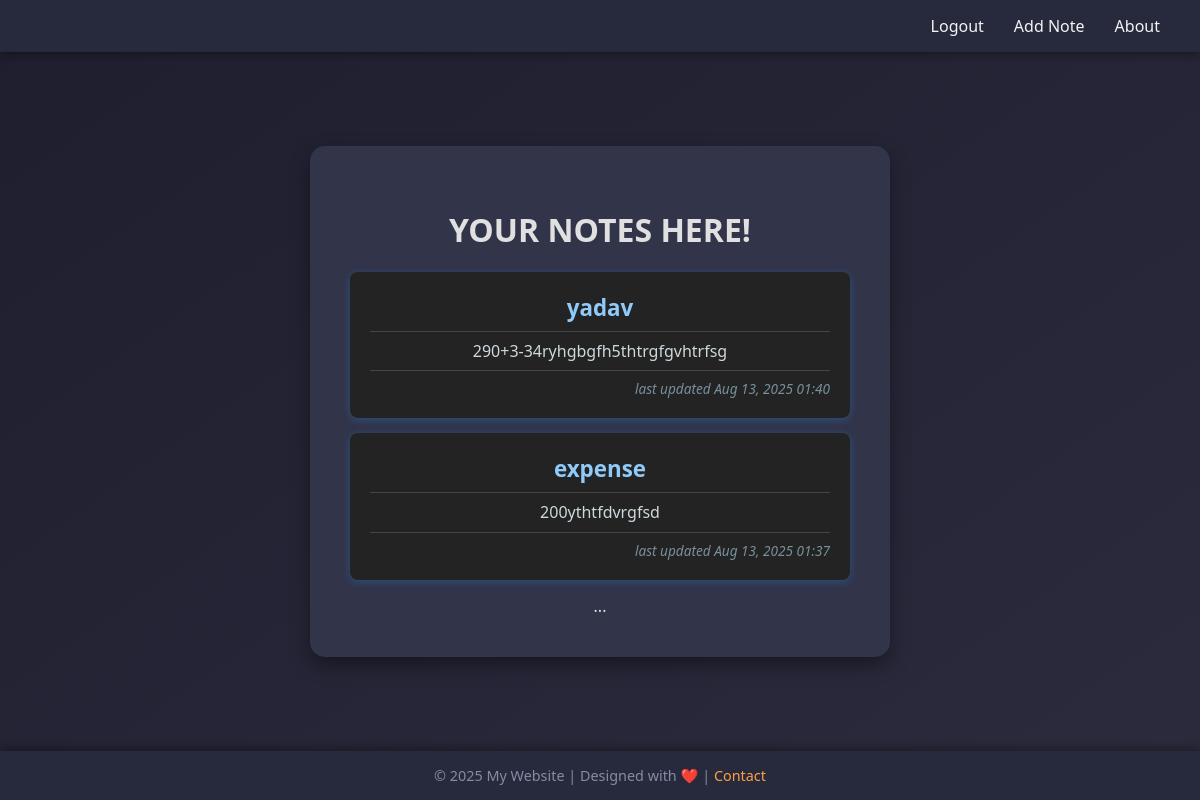
/notes/ (signed in), run on an earlier commit of the app's database.
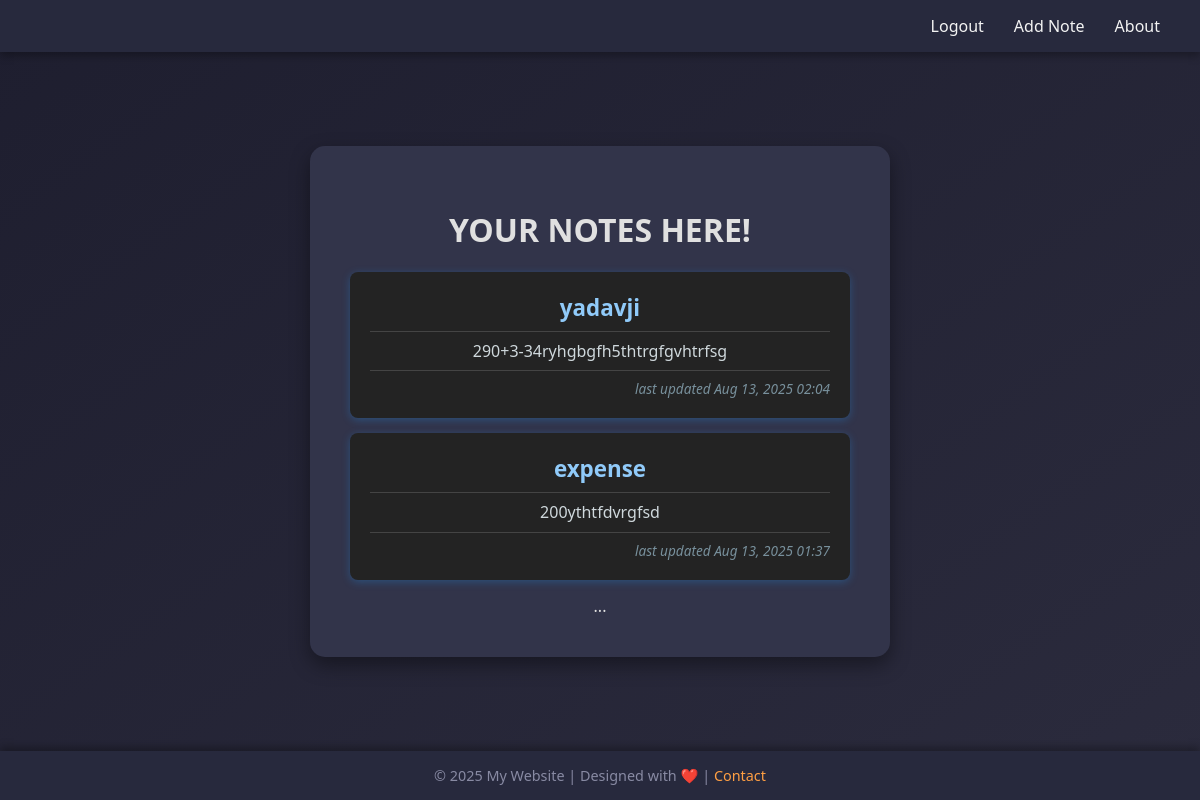
And on a later commit of the database.
### notes/models.py (models this page shows, shortened)
class Notes(models.Model):
    title=models.CharField(max_length=50)
    content=models.TextField()
    date=models.DateTimeField(default=timezone.now)
    user = models.ForeignKey(User, on_delete=models.CASCADE, related_name='notes')

### notes/views.py (the view)
# urls.py: 2. Add a URL to urlpatterns:  path('', views.home, name='home')
def home(request):
    notes=Notes.objects.all()
    return render(request, 'home.html', {'notes':notes})

### templates/home.html (shortened to what this page needs)
{% extends 'base.html' %}
{% block content %}
{% if user.is_authenticated %}
<h1>YOUR NOTES HERE!</h1>
{% for note in user.notes.all %}
<a href="{% url 'notes:update' note.id  %}" class="note-card">
  <div class="note-title">{{ note.title }}</div>
  <hr class="divider" />
  <div class="note-content">{{ note.content|truncatewords:20 }}</div>
  <hr class="divider" />
  <div class="note-date">last updated {{ note.date|date:"M d, Y H:i" }}</div>
</a>
{% endfor %}
...
{%endif%}
{% endblock %}

What changed in the data, as far as the page shows it:
changed Notes "290+3-34ryhgbgfh5thtrgfgvhtrfsg": title "yadav" → "yadavji"; date "Aug 13, 2025 01:40" → "Aug 13, 2025 02:04"
